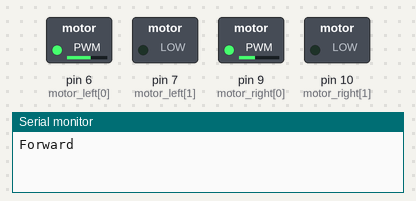
Bench run of a sketch on a simulated Arduino Uno, built with avr-gcc and run on an emulated ATmega328P. Parts: switched loads named in the sketch (green lamp = pin HIGH), the last lines printed to the serial monitor.

Above: at 0.05 s.
At 2.0 s:
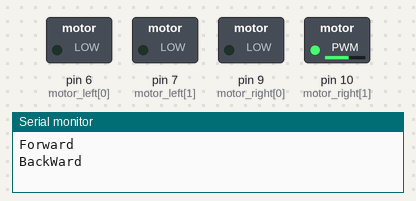
Timing chart, 0 to 4.6 s (numbered marks = the images above):
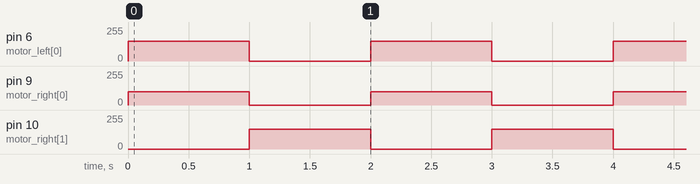

The sketch:

BotTest.ino
```cpp
long motor_left[] = {6, 7};// left motor

long motor_right[] = {9, 10};// right motor


void setup() {
  // put your setup code here, to run once:
  for (long i = 0; i < 2; i++)
  {
    pinMode(motor_left[i], OUTPUT);
    pinMode(motor_right[i], OUTPUT);
  }
  Serial.begin(9600);

}

void loop() {
  // put your main code here, to run repeatedly:
  forward();
  delay(1000);
  backward();
  delay(1000);

}
void backward() {
  analogWrite(motor_left[0], 0);
  analogWrite(motor_left[1], 100);
  analogWrite(motor_right[0], 0);
  analogWrite(motor_right[1], 150);
  Serial.println("BackWard");
}

void forward() {
  analogWrite(motor_left[0], 150);
  analogWrite(motor_left[1], 0);
  analogWrite(motor_right[0], 100);
  analogWrite(motor_right[1], 0);
  Serial.println("Forward");
}

void right() {
  analogWrite(motor_left[0], 255);
  analogWrite(motor_left[1], 0);
  analogWrite(motor_right[0], 0);
  analogWrite(motor_right[1], 0);
  Serial.println("Right");
}
```

Measured:
- by itself, pin 6 (motor_left[0]), pin 10 (motor_right[1]): alternates 150/255 for 1.0 s and 0/255 for 1.0 s
- by itself, pin 9 (motor_right[0]): alternates 100/255 for 1.0 s and 0/255 for 1.0 s
